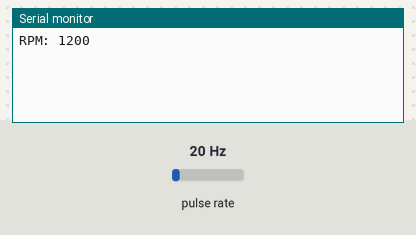
The sketch below on a simulated ESP32. Parts: the last lines printed to the serial monitor. Wiring (inferred from the names in the program): pulse sensor: data GPIO 2. The inputs (shaded band) are chosen by the test bench; at power-on: pulse rate 20 Hz.

Above: at 1.2 s.
1.3 s: pulse rate (sensor on GPIO 2) set to 4 Hz
At 2.6 s:
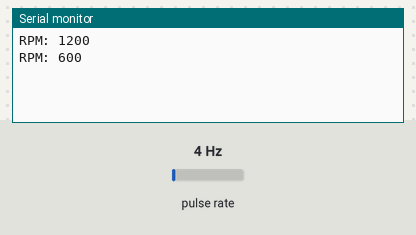
2.8 s: pulse rate (sensor on GPIO 2) set to 50 Hz
At 3.8 s:
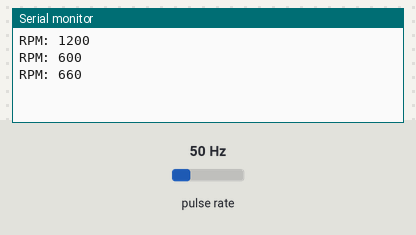
Timing chart, 0 to 5.8 s (numbered marks = the images above; inputs shaded):
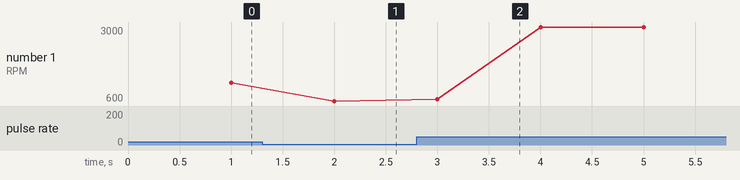

Measured:
- after the input at 1.3 s, the serial monitor: prints a new line after 0.70 s (image 1)
- after the input at 2.8 s, the serial monitor: prints a new line after 0.20 s (image 2)
- plotted number 1: 1200 → 600 after the input at 1.3 s, 600 → 3000 after the input at 2.8 s

The sketch:

rpm_3.ino
```cpp
#define SENSOR_PIN  2  // Pin connected to A3144 OUT
volatile int pulseCount = 0;
unsigned long lastTime = 0;
unsigned long rpm = 0;

void IRAM_ATTR pulseDetected() {
  pulseCount++;  // Increment pulse count on each detection
}

void setup() {
  Serial.begin(115200);

  pinMode(SENSOR_PIN, INPUT_PULLUP);  // Set sensor pin as input
  attachInterrupt(digitalPinToInterrupt(SENSOR_PIN), pulseDetected, FALLING);  // Interrupt on falling edge of the signal

  lastTime = millis();  // Initialize lastTime for RPM calculation
}

void loop() {
  unsigned long currentTime = millis();

  // Every second, calculate and print the RPM
  if (currentTime - lastTime >= 1000) {
    rpm = pulseCount * 60;  // Convert pulse count to RPM
    Serial.print("RPM: ");
    Serial.println(rpm);
    pulseCount = 0;  // Reset pulse count for the next second
    lastTime = currentTime;  // Update the lastTime
  }
}
```
